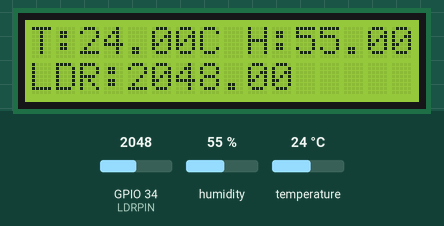
Recording of a program running on a simulated ESP32. Shown: 16×2 character LCD. Inputs (shaded band) come from the test bench; at power-on: humidity 55 %, GPIO 34 (LDRPIN) = 2048, temperature 24 °C. What the program prints to the serial monitor is not drawn.

Above: at 2.2 s.
2.3 s: humidity set to 22 %
At 5.4 s:
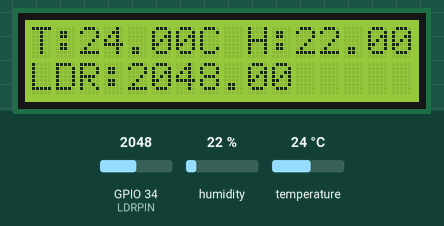
5.7 s: GPIO 34 (LDRPIN) set to 2866
At 7.2 s:
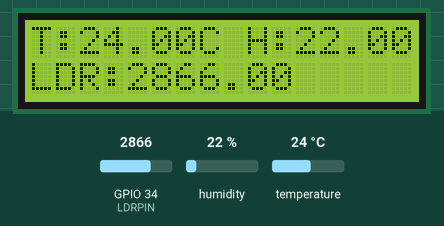
7.7 s: temperature set to 12 °C
At 8.7 s:
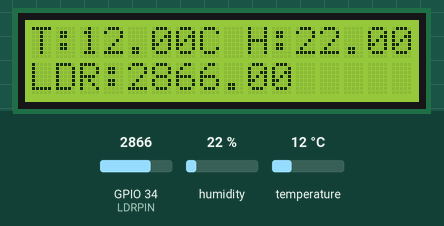
9.8 s: GPIO 34 (LDRPIN) set to 3603
At 11.5 s:
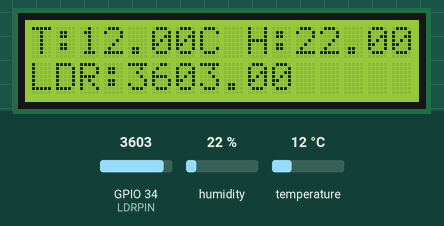
11.9 s: humidity set to 40 %
At 13.0 s:
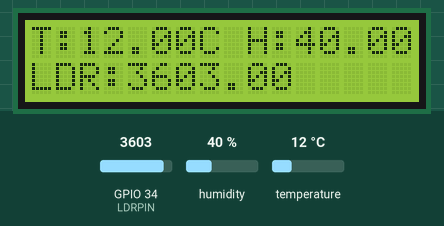
13.9 s: GPIO 34 (LDRPIN) set to 4095
At 15.8 s:
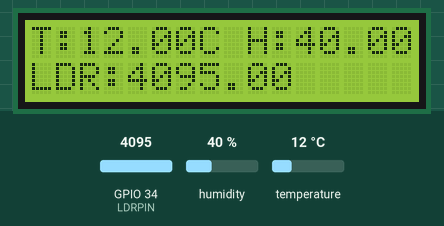
Timing chart, 0 to 17.0 s (numbered marks = the images above; inputs shaded):
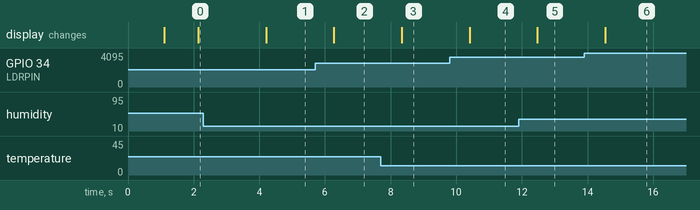

The program:

main.cpp
```cpp
#include <DHT.h>
#include <Wire.h>
#include <LiquidCrystal_I2C.h>

// These are for the temperature
#define DHTPIN 21
#define DHTTYPE DHT22
#define TIMEDHT 1000

// Pin for LDR sensor
#define LDRPIN 34  // Pin analog untuk LDR (ubah sesuai koneksi)

float humidity, celsius, fahrenheit, ldrValue;
uint32_t timerDHT = TIMEDHT;
DHT dht(DHTPIN,DHTTYPE);

// LCD I2C address 0x27 with a 16x2 display
LiquidCrystal_I2C lcd(0x27, 16, 2);

// Code for getting Temperature and Humidity
void getTemperature()
{
  // Wait for a time between measurements
  if ((millis() - timerDHT) > TIMEDHT) {
    // Update the timer
    timerDHT = millis();

    // Reading temperature or humidity takes about 250 milliseconds!
    humidity = dht.readHumidity();
    celsius = dht.readTemperature();
    fahrenheit = dht.readTemperature(true);

    // Check if any reads failed and exit early (to try again)
    if (isnan(humidity) || isnan(celsius) || isnan(fahrenheit)) {
      Serial.println("Failed to read from DHT sensor!");
      return;
    }
  }
}

// Code for getting LDR value
void getLDR()
{
  ldrValue = analogRead(LDRPIN);  // Read the LDR value
}

void setup() {
  // Setup Serial
  Serial.begin(115200);
  Serial.println("Hello, Marsudiono Bayu!");

  // Setup DHT sensor
  dht.begin();

  // Setup LCD
  lcd.init();
  lcd.backlight();
  lcd.setCursor(0, 0);
  lcd.print("Init sensors...");
  delay(1000);
}

void loop() {
  // Get temperature and humidity
  getTemperature();

  // Get LDR value
  getLDR();

  // Print values to Serial Monitor
  Serial.print("Temp (C): ");
  Serial.println(celsius);
  Serial.print("Humidity: ");
  Serial.println(humidity);
  Serial.print("LDR Value: ");
  Serial.println(ldrValue);

  // Display values on LCD
  lcd.clear();
  lcd.setCursor(0, 0);  // First row
  lcd.print("T:");
  lcd.print(celsius);
  lcd.print("C H:");
  lcd.print(humidity);
  lcd.print("%");

  lcd.setCursor(0, 1);  // Second row
  lcd.print("LDR:");
  lcd.print(ldrValue);

  // Delay before next reading
  delay(1000);
}
```

Measured:
- after the input at 2.3 s, the display: changes after 1.9 s (image 1)
- after the input at 5.7 s, the display: changes after 0.57 s (image 2)
- after the input at 7.7 s, the display: changes after 0.64 s (image 3)
- after the input at 9.8 s, the display: changes after 0.61 s (image 4)
- after the input at 11.9 s, the display: changes after 0.57 s (image 5)
- after the input at 13.9 s, the display: changes after 0.64 s (image 6)
